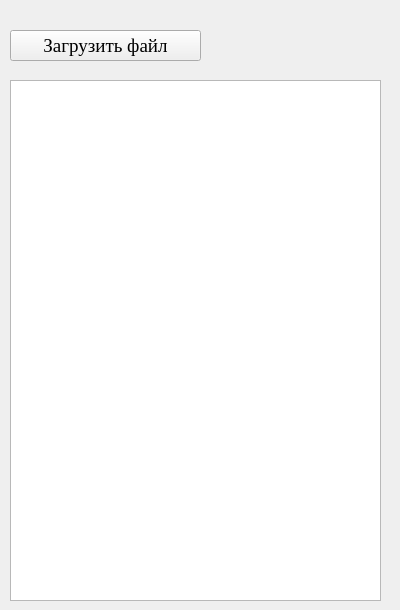
<?xml version="1.0" encoding="UTF-8"?>
<ui version="4.0">
 <class>Form</class>
 <widget class="QWidget" name="Form">
  <property name="geometry">
   <rect>
    <x>0</x>
    <y>0</y>
    <width>400</width>
    <height>610</height>
   </rect>
  </property>
  <property name="windowTitle">
   <string>Form</string>
  </property>
  <widget class="QTextEdit" name="Refresh_text">
   <property name="geometry">
    <rect>
     <x>10</x>
     <y>80</y>
     <width>371</width>
     <height>521</height>
    </rect>
   </property>
  </widget>
  <widget class="QPushButton" name="Load_text">
   <property name="geometry">
    <rect>
     <x>10</x>
     <y>30</y>
     <width>191</width>
     <height>31</height>
    </rect>
   </property>
   <property name="font">
    <font>
     <family>Times New Roman</family>
     <pointsize>14</pointsize>
    </font>
   </property>
   <property name="text">
    <string>Загрузить файл</string>
   </property>
  </widget>
 </widget>
 <resources/>
 <connections/>
</ui>
